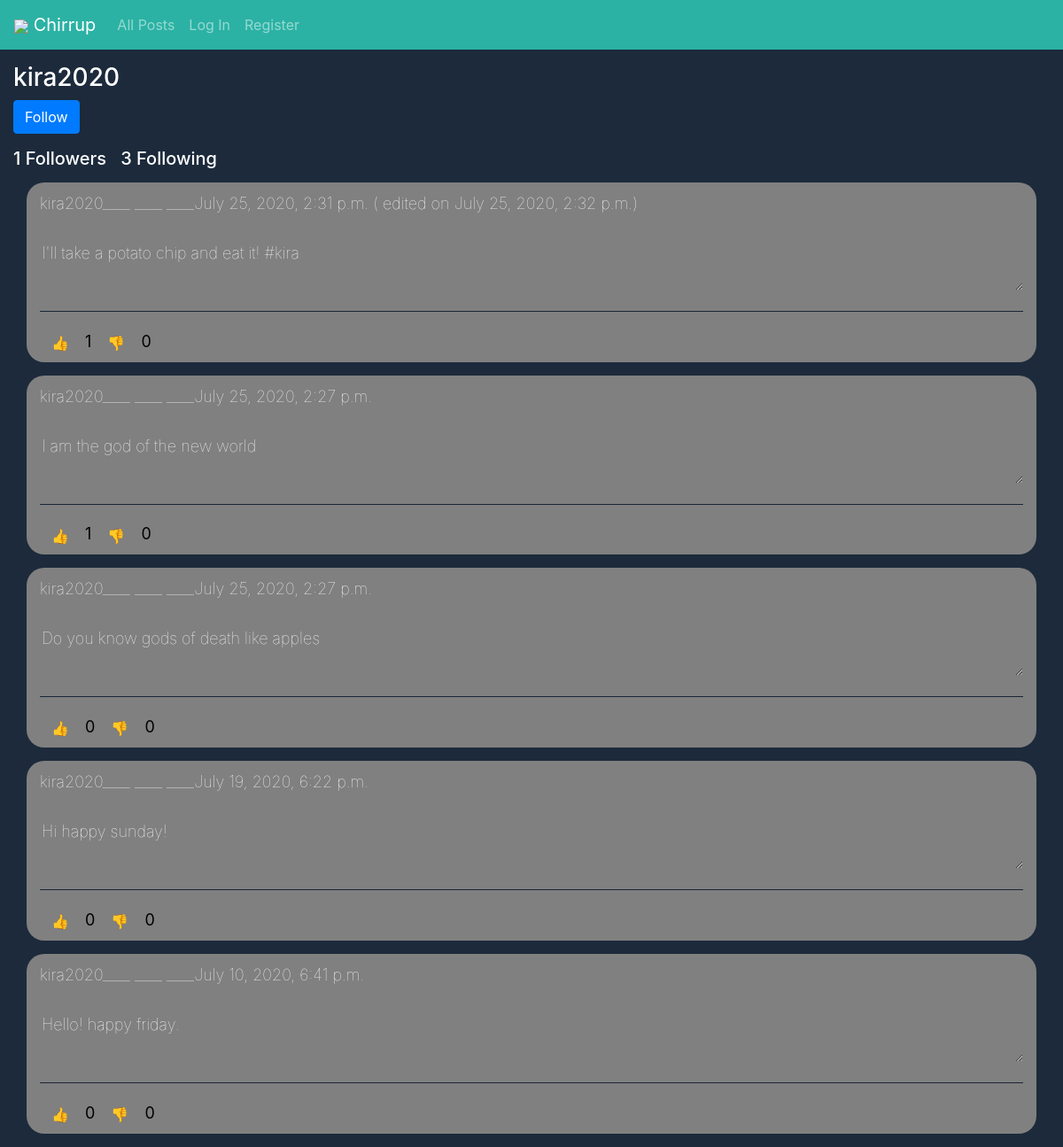
The page /1/userPage on the database its author committed.
### network/models.py (models this page shows)
class User(AbstractUser):
    dT = models.DateTimeField(default=datetime.now)

class Post(models.Model):
    poster = models.ForeignKey(User, on_delete=models.CASCADE, related_name="posts")
    likes = models.IntegerField(default=0)
    dislikes = models.IntegerField(default=0)
    content = models.CharField(max_length = 255)
    dTCreated = models.DateTimeField(default=datetime.now)
    dTEdited = models.DateTimeField('date_edited', default=datetime.now)
    Edited = models.BooleanField(default=False)

### network/views.py (the view)
# urls.py: path("<int:userID>/userPage", views.userPage, name="userPage"),
def userPage(request, userID):
    try:
        user = User.objects.get(pk=userID)
    except:
        raise Http404("User does not exist")
    followers = Follow.objects.filter(target_id=userID).count()
    following = Follow.objects.filter(user_id=userID).count()
    context = {
        "userSearched": user,
        "posts": user.posts.all().order_by('-dTEdited'),
        "followerCount":  followers,
        "followingCount": following,
        "following": Follow.objects.filter(user_id=request.user.id, target_id=userID).count() < 1
    }
    return render(request, "network/userPage.html", context)

### network/templates/network/userPage.html (shortened to what this page needs)
{% extends "network/layout.html" %}
{% block scripts %}
{% load static %}
{% endblock scripts %}
{% block body %}
   <h3> {{userSearched.username}} </h3>
   {% if user.id != userSearched.id%}
   {% if  following %}
   <form action="{% url 'follow' userSearched.id %}" method="post">
      <div class="form-group">
         <input class="btn btn-primary" type="submit" value="Follow">
      </div>
  </form>
  {% endif %}
  {% endif %}
   <h5>
      <a class="whiteLinkTag" href="{% url 'followersList' user.id %}"> {{followerCount}} Followers </a>
      <a class="whiteLinkTag" href="{% url 'followingList' user.id %}"> {{followingCount}} Following </a>
   </h5>
   <div id="posts">
   {% for post in posts %}
       <div class = "post" id=id{{post.id}}>
         <h7 style="text-align: center;">{{post.poster}}____ ____ ____{{post.dTCreated}}</h7>
         {% if post.Edited %}
         ( edited on {{post.dTEdited}})
         {% endif%}
         <br></br>
         <div id=content>
            <textarea class='textarea' readonly>{{post.content}}</textarea>
         </div>
         <hr style="background-color:#1c2a3b"></hr>
         <form id="reactionForm" method="POST">
            <button value={{post.likes}} class="btn-POP btn btn-default" id="likeBtn">👍</button>
            <label id="like">{{post.likes}}</label>
            <button value={{post.dislikes}} class="btn-POP btn btn-default" id="dislikeBtn">👎</button>
            <label id="dislike">{{post.dislikes}}</label>
         </form>
      </div>
   {% empty %}
   <h4>No Posts</h4>
   {% endfor %}
{% endblock %}

### network/static/network/styles.css (style rules this page uses)
.post { background-color: gray; margin: 15px; border-radius: 20px; padding: 15px; padding-bottom: 2px; padding-top: 10px; font-weight: lighter; font-size: large; }
a.whiteLinkTag:link { color: white; text-decoration: none; }
textarea { width: 100%; -webkit-box-sizing: border-box; -moz-box-sizing: border-box; box-sizing: border-box; background-color: transparent; color: white; font-weight: lighter; border: none; }
label { color: black; font-weight: normal; }

### rows shown on the page
User: username "kira2020"
Post: poster "kira2020", dTCreated "July 25, 2020, 2:31 p.m.", dTEdited "July 25, 2020, 2:32 p.m.", content "I'll take a potato chip and eat it! #kira", likes "1", dislikes "0"
Post: poster "kira2020", dTCreated "July 25, 2020, 2:27 p.m.", content "I am the god of the new world", likes "1", dislikes "0"
Post: poster "kira2020", dTCreated "July 25, 2020, 2:27 p.m.", content "Do you know gods of death like apples", likes "0", dislikes "0"
Post: poster "kira2020", dTCreated "July 19, 2020, 6:22 p.m.", content "Hi happy sunday!", likes "0", dislikes "0"
Post: poster "kira2020", dTCreated "July 10, 2020, 6:41 p.m.", content "Hello! happy friday.", likes "0", dislikes "0"

### other values the page prints
{{ followerCount }} "1"
{{ followingCount }} "3"
